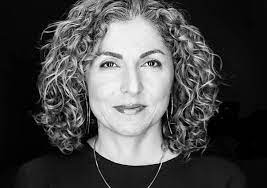
#> input picture Fourth OpenCV Python Codes/anoushe_ansari.jpg, 267 x 188 px
$ python 1-Face-Morphing.py
#> lines starting #> are read from the running program, lines starting #| are printed output that depends on the picture
import numpy as np
import cv2

anooshe_image=cv2.imread("anoushe_ansari.jpg")
#> anooshe_image is the input picture: shape (188, 267, 3); min 0, max 255, mean 73.8
homa_image=cv2.imread("Homa_Sarshar.jpg")
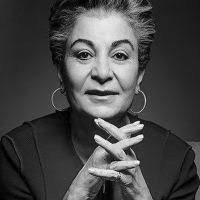
#> input picture Fourth OpenCV Python Codes/Homa_Sarshar.jpg, 200 x 200 px
#> homa_image is the input picture: shape (200, 200, 3); min 0, max 255, mean 71.4

anooshe_gray_image=cv2.cvtColor(anooshe_image, cv2.COLOR_BGR2GRAY)
homa_gray_image=cv2.cvtColor(homa_image, cv2.COLOR_BGR2GRAY)

#print(anooshe_gray_image.shape)

#print(homa_gray_image.shape)

homa_gray_image=homa_gray_image[:160 , :]
#> homa_gray_image: shape (160, 200)
print(homa_gray_image.shape)
#| (160, 200)

#homa_gray_image=cv2.resize(homa_gray_image, [anooshe_gray_image.shape[1], anooshe_gray_image.shape[0]])
anooshe_gray_image=cv2.resize(anooshe_gray_image, [homa_gray_image.shape[1], homa_gray_image.shape[0]])
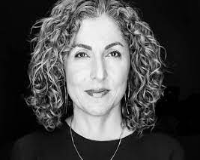
#> anooshe_gray_image: shape (160, 200); min 0, max 252, mean 73.7

anooshe_gray_image=anooshe_gray_image.astype(np.float32)
homa_gray_image=homa_gray_image.astype(np.float32)

morph1=anooshe_gray_image*3/4 + homa_gray_image*1/4
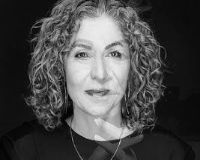
#> morph1: shape (160, 200) float32; min 0.75, max 238.5, mean 73.5
morph2=anooshe_gray_image*1/2 + homa_gray_image*1/2
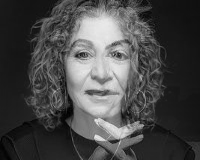
#> morph2: shape (160, 200) float32; min 0.5, max 235.5, mean 73.2
morph3=anooshe_gray_image*1/4 + homa_gray_image*3/4
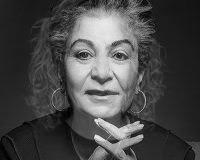
#> morph3: shape (160, 200) float32; min 0.25, max 240.5, mean 72.9

morph1=morph1.astype(np.uint8)
morph2=morph2.astype(np.uint8)
morph3=morph3.astype(np.uint8)

concatenated_image=np.concatenate((anooshe_gray_image, morph1, morph2, morph3, homa_gray_image), axis=1)
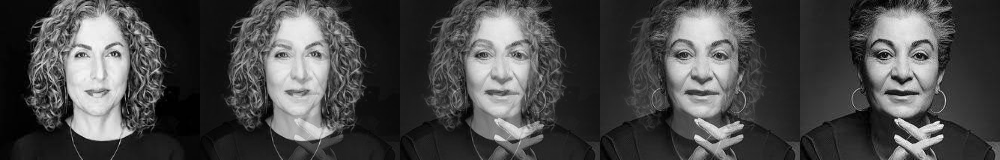
#> concatenated_image: shape (160, 1000) float32; min 0, max 255, mean 73

cv2.imshow("", concatenated_image)
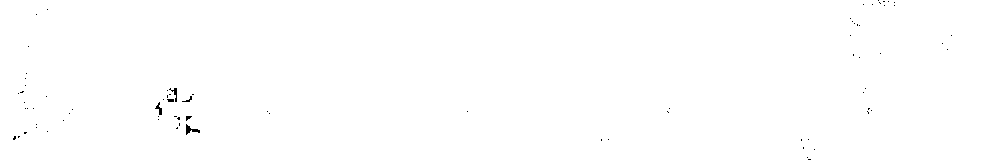
#> window '': shape (160, 1000); 99.8% white; black in thin lines or dots
cv2.waitKey()

cv2.imwrite("morph_result.jpg", concatenated_image)
